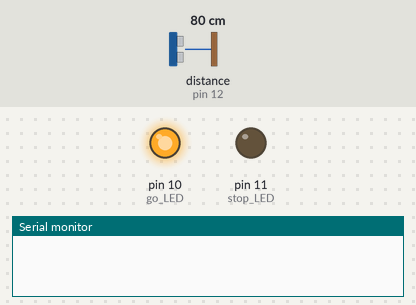
The sketch below on a simulated Arduino Uno, built with avr-gcc and run on an emulated ATmega328P. Shown: output pins drawn as LEDs (lit = HIGH), the last lines printed to the serial monitor. Wiring (inferred from the names in the program): ultrasonic range finder: trigger pin 13; echo pin 12. Inputs (shaded band) come from the test bench; at power-on: distance to the obstacle (sensor on pin 12) 80 cm. The echo pulse lasts 58.3 µs per cm; pins used as bus, display or sensor lines are not drawn.

Above: at 1.2 s.
1.3 s: distance to the obstacle (sensor on pin 12) set to 7 cm
2.8 s: distance to the obstacle (sensor on pin 12) set to 4 cm
At 3.6 s:
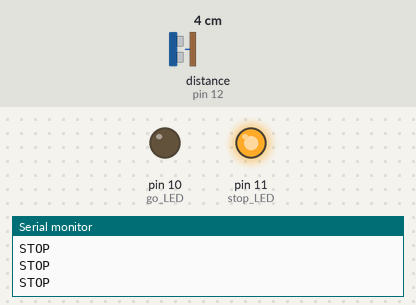
4.3 s: distance to the obstacle (sensor on pin 12) set to 9 cm
At 5.5 s:
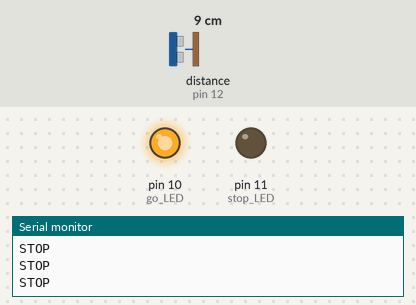
5.8 s: distance to the obstacle (sensor on pin 12) set to 2 cm
At 6.5 s:
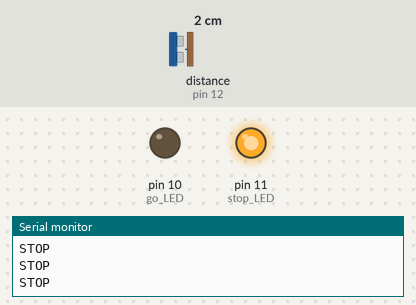
Timing chart, 0 to 8.3 s (numbered marks = the images above; inputs shaded):
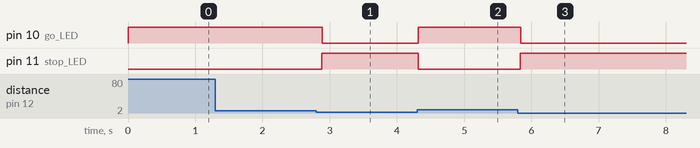

Measured:
- the behaviour switches between 6 and 5 cm on distance to the obstacle (sensor on pin 12) (found by bisection; images 0 and 1)
- after the input at 1.3 s, every drawn part: stays the same
- after the input at 2.8 s, pin 10 (go_LED): HIGH → LOW after 0.09 s; pin 11 (stop_LED): LOW → HIGH after 0.08 s
- after the input at 4.3 s, pin 10 (go_LED): LOW → HIGH at once; pin 11 (stop_LED): HIGH → LOW at once
- after the input at 5.8 s, pin 10 (go_LED): HIGH → LOW at once; pin 11 (stop_LED): LOW → HIGH at once

The sketch:

_08_kidSerie_sketch_02.With_Bluetooth.ino.ino
```cpp
// (licence header left out)
/*
  HC-SR04 Ping distance sensor]
  VCC to arduino 5v GND to arduino GND
  Echo to Arduino pin 13 Trig to Arduino pin 12
  Red POS to Arduino pin 11
  Green POS to Arduino pin 10
  560 ohm resistor to both LED NEG and GRD power rail
  More info at: http://goo.gl/kJ8Gl
  Original code improvements to the Ping sketch sourced from Trollmaker.com
  Some code and wiring inspired by http://en.wikiversity.org/wiki/User:Dstaub/robotcar
*/

#include <SoftwareSerial.h>


SoftwareSerial mySerial(2, 3);      // RX, TX
char data = 0;                        // Variable for storing

#define trigPin 13
#define echoPin 12
#define stop_LED 11
#define go_LED 10

void setup() {

  Serial.begin(9600);
  mySerial.begin(9600);
  pinMode(trigPin, OUTPUT);
  pinMode(echoPin, INPUT);
  pinMode(stop_LED, OUTPUT);
  pinMode(go_LED, OUTPUT);
}

void loop() {
  long duration, distance;
  digitalWrite(trigPin, LOW);     // Added this line
  delayMicroseconds(2);           // Added this line
  digitalWrite(trigPin, HIGH);
                                  //  delayMicroseconds(1000); - Removed this line
  delayMicroseconds(10);          // Added this line
  digitalWrite(trigPin, LOW);
  duration = pulseIn(echoPin, HIGH);
  distance = (duration ) / 58.2;
  if (distance < 5) {             // This is where the LED On/Off happens
    digitalWrite(stop_LED, HIGH); // When the Red condition is met, the Green LED should turn off
    Serial.println("STOP");
    mySerial.println("STOP");          // S - TOP
    mySerial.println(distance);
    digitalWrite(go_LED, LOW);
  }
  else {
    digitalWrite(stop_LED, LOW);
    //mySerial.print('G');          // G - O
    digitalWrite(go_LED, HIGH);
  }
  delay(100);
}
```
